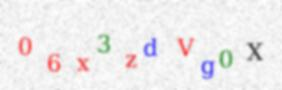
#> input picture Captchas_Solver/kaggle-captchas/06x3zdVg0X.jpg, 282 x 90 px; its folder holds only this picture in this run
$ jupyter execute captcha_preprocessing.ipynb
#> lines starting #> are read from the running program, lines starting #| are printed output that depends on the picture; after the words box and inside, x2 and y2 are one past the last pixel; in counts of white or black regions, pixels touching at a corner belong together
[cell 1]
import os
import os.path
import cv2
import glob
import imutils
import numpy as np

### Converting sequences of characters into single characters

[cell 2]
SIMPLE_CAPTCHA_FOLDER = 'generated_captcha_images'
SIMPLE_LETTERS_FOLDER = 'extracted_letter_images'
HARD_CAPTCHA_FOLDER = 'kaggle-captchas'
HARD_LETTERS_FOLDER = 'kaggle-letters'

[cell 3]
def simple_captcha_preprocess(input_folder, output_folder):
    # Get a list of all the captcha images we need to process
    captcha_image_files = glob.glob(os.path.join(input_folder, "*"))
    counts = {}

    # loop over the image paths
    for (i, captcha_image_file) in enumerate(captcha_image_files):
        print("[INFO] processing image {}/{}".format(i + 1, len(captcha_image_files)))

        # Since the filename contains the captcha text (i.e. "2A2X.png" has the text "2A2X"),
        # grab the base filename as the text
        filename = os.path.basename(captcha_image_file)
        captcha_correct_text = os.path.splitext(filename)[0]

        # Load the image and convert it to grayscale
        image = cv2.imread(captcha_image_file)
        gray = cv2.cvtColor(image, cv2.COLOR_BGR2GRAY)

        # Add some extra padding around the image
        gray = cv2.copyMakeBorder(gray, 8, 8, 8, 8, cv2.BORDER_REPLICATE)

        # threshold the image (convert it to pure black and white)
        thresh = cv2.threshold(gray, 0, 255, cv2.THRESH_BINARY_INV | cv2.THRESH_OTSU)[1]

        # find the contours (continuous blobs of pixels) the image
        contours = cv2.findContours(thresh.copy(), cv2.RETR_EXTERNAL, cv2.CHAIN_APPROX_SIMPLE)
        # Hack for compatibility with different OpenCV versions
        contours = contours[1] if imutils.is_cv3() else contours[0]

        letter_image_regions = []

        # Now we can loop through each of the four contours and extract the letter
        # inside of each one
        for contour in contours:
            # Get the rectangle that contains the contour
            (x, y, w, h) = cv2.boundingRect(contour)

            # Compare the width and height of the contour to detect letters that
            # are conjoined into one chunk
            if w / h > 1.25:
                # This contour is too wide to be a single letter!
                # Split it in half into two letter regions!
                half_width = int(w / 2)
                letter_image_regions.append((x, y, half_width, h))
                letter_image_regions.append((x + half_width, y, half_width, h))
            else:
                # This is a normal letter by itself
                letter_image_regions.append((x, y, w, h))

        # If we found more or less than 4 letters in the captcha, our letter extraction
        # didn't work correcly. Skip the image instead of saving bad training data!
        if len(letter_image_regions) != 4:
            continue

        # Sort the detected letter images based on the x coordinate to make sure
        # we are processing them from left-to-right so we match the right image
        # with the right letter
        letter_image_regions = sorted(letter_image_regions, key=lambda x: x[0])

        # Save out each letter as a single image
        for letter_bounding_box, letter_text in zip(letter_image_regions, captcha_correct_text):
            # Grab the coordinates of the letter in the image
            x, y, w, h = letter_bounding_box

            # Extract the letter from the original image with a 2-pixel margin around the edge
            letter_image = gray[y - 2:y + h + 2, x - 2:x + w + 2]

            # Get the folder to save the image in
            save_path = os.path.join(output_folder, letter_text)

            # if the output directory does not exist, create it
            if not os.path.exists(save_path):
                os.makedirs(save_path)

            # write the letter image to a file
            count = counts.get(letter_text, 1)
            p = os.path.join(save_path, "{}.png".format(str(count).zfill(6)))
            cv2.imwrite(p, letter_image)

            # increment the count for the current key
            counts[letter_text] = count + 1

[cell 4]
simple_captcha_preprocess(SIMPLE_CAPTCHA_FOLDER, SIMPLE_LETTERS_FOLDER)

[cell 5]
def captcha_kaggle_preprocess(input_folder, output_folder):
    # Get a list of all the captcha images we need to process
#> called with input_folder = 'kaggle-captchas', output_folder = 'kaggle-letters'
    captcha_image_files = glob.glob(os.path.join(input_folder, "*"))
    counts = {}

    for (i, captcha_image_file) in enumerate(captcha_image_files):
        print(f"INFO: processing image {i+1}/{len(captcha_image_files)}")

        # Extract name of the file since it contains the captcha characters
        filename = os.path.basename(captcha_image_file)
        captcha_characters = os.path.splitext(filename)[0]

        img = cv2.imread(os.path.join(input_folder, filename))
#> img is the input picture: shape (90, 282, 3); mean B, G, R 237, 236.2, 238.6

        # convert image to gray
        img_gray = cv2.cvtColor(img, cv2.COLOR_RGB2GRAY)
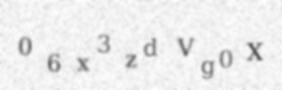
#> img_gray: shape (90, 282); min 92, max 255, mean 236.7

        # threshold the image with a costum mask because it is the best way to process this specific images
        lower = np.array([220,220,220])
        upper = np.array([255,255,255])
        my_mask = cv2.inRange(img, lower, upper)
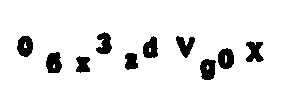
#> my_mask: shape (90, 282); 90.8% white; 10 black regions, largest, box (x1, y1, x2, y2) and area: (46, 52, 62, 73) 262, (200, 59, 216, 80) 262, (218, 48, 234, 69) 260
        thresh = cv2.threshold(my_mask, 0, 255,cv2.THRESH_BINARY_INV | cv2.THRESH_OTSU)[1]
#> thresh: shape (90, 282); 9.2% white; 10 white regions

        # find letters contours
        img_contours = cv2.findContours(thresh, cv2.RETR_EXTERNAL, cv2.CHAIN_APPROX_NONE)
#> img_contours = 10 contours; largest, box (x1, y1, x2, y2) and area: (218, 48, 234, 69) 246, (200, 59, 216, 80) 242, (17, 36, 33, 57) 240, (46, 52, 62, 73) 240, (143, 36, 158, 58) 217
        img_contours = img_contours[1] if imutils.is_cv3() else img_contours[0]

        letter_image_regions =[]

        # loop through contours and extract letter inside of each one
        for contour in img_contours:
            area = cv2.contourArea(contour)
            if area < 90:
                continue

            # get the rectangle that contains the contour
            (x, y, w, h) = cv2.boundingRect(contour)

            # When a contour is including more than one letter
            if (((w / h) > 1.35) and (w > 22)) or (h > 28):
                half_width =  int(w / 2)
                letter_image_regions.append((x, y, half_width, h))
                letter_image_regions.append((x + half_width, y, half_width, h))
            else:
                letter_image_regions.append((x, y, w, h))
#> this loop made 10 passes
#> (area, x, y, w, h) on passes 1 to 10: (241.5, 200, 59, 16, 21), (153, 76, 56, 14, 17), (154, 125, 53, 13, 17), (239.5, 46, 52, 16, 21), (246.5, 218, 48, 16, 21), (209.5, 246, 41, 18, 21), (194, 176, 36, 19, 22), (217, 143, 36, 15, 22), (240.5, 17, 36, 16, 21), (197.5, 96, 32, 16, 22)
#> after the loop, letter_image_regions = [(200, 59, 16, 21), (76, 56, 14, 17), (125, 53, 13, 17), (46, 52, 16, 21), (218, 48, 16, 21), (246, 41, 18, 21), (176, 36, 19, 22), (143, 36, 15, 22), (17, 36, 16, 21), (96, 32, 16, 22)]


        # if we did not found 10 letters then letter extraction did not work and we skip it
        if len(letter_image_regions) != 10:
            continue

        # sort regions from left to right
        letter_image_regions = sorted(letter_image_regions, key = lambda x: x[0])
#> letter_image_regions = [(17, 36, 16, 21), (46, 52, 16, 21), (76, 56, 14, 17), (96, 32, 16, 22), (125, 53, 13, 17), (143, 36, 15, 22), (176, 36, 19, 22), (200, 59, 16, 21), (218, 48, 16, 21), (246, 41, 18, 21)]

        # save each letter on a separate image
        for region, letter in zip(letter_image_regions, captcha_characters):
            x, y, w, h = region

            # extract the letter from the original image with a 2 pixels margin around the edges
            letter_image  = img_gray[y-2 : y+h+2, x-2 : x+w+2]

            rect = cv2.rectangle(img_gray, (x-2, y-2), (x + w+2, y + h+2), (0, 255, 0), 2)

            # save letter
            save_path = os.path.join(output_folder, letter)

            # if the output directory does not exist, create it
            if not os.path.exists(save_path):
                os.makedirs(save_path)

            # for numeration of images
            count = counts.get(letter, 1)

            p = os.path.join(save_path, "{}.png".format(str(count).zfill(6)))
            t = cv2.imwrite(p, letter_image)

            # update number of times each character was seen
            counts[letter] = count + 1
#> this loop made 10 passes
#> (letter, x, y, w, h, count) on passes 1 to 10: ('0', 17, 36, 16, 21, 1), ('6', 46, 52, 16, 21, 1), ('x', 76, 56, 14, 17, 1), ('3', 96, 32, 16, 22, 1), ('z', 125, 53, 13, 17, 1), ('d', 143, 36, 15, 22, 1), ('V', 176, 36, 19, 22, 1), ('g', 200, 59, 16, 21, 1), ('0', 218, 48, 16, 21, 2), ('X', 246, 41, 18, 21, 1)
#> pass 1, in captcha_kaggle_preprocess, `letter_image  = img_gray[y-2 : y+h+2, x-2 : x+w+2]`:
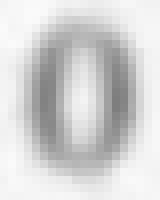
#> letter_image: shape (25, 20) (shown 8 times larger); min 126, max 250, mean 211.4
#> pass 1, in captcha_kaggle_preprocess, `t = cv2.imwrite(p, letter_image)`:
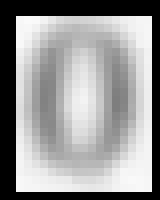
#> saved as 000001.png: shape (25, 20) (shown 8 times larger); min 0, max 250, mean 150.1
#> pass 2, in captcha_kaggle_preprocess, `letter_image  = img_gray[y-2 : y+h+2, x-2 : x+w+2]`:
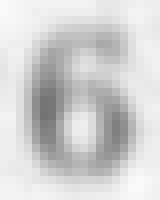
#> letter_image: shape (25, 20) (shown 8 times larger); min 114, max 249, mean 209.3
#> after the loop:
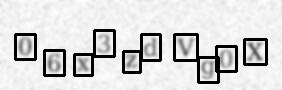
#> img_gray: shape (90, 282); 10.09% of pixels changed, all inside (x1, y1, x2, y2) = (14, 29, 268, 84)
#> after the loop, counts = 9 items

$ run again, on Captchas_Solver/kaggle-captchas/1jeOg12zLn.jpg
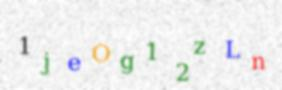
#> input picture Captchas_Solver/kaggle-captchas/1jeOg12zLn.jpg, 282 x 90 px
#> in captcha_kaggle_preprocess, img is the input picture: shape (90, 282, 3); mean B, G, R 237.5, 238.4, 237.9
#> in captcha_kaggle_preprocess, `my_mask = cv2.inRange(img, lower, upper)`:
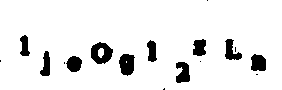
#> my_mask: shape (90, 282); 91.8% white; 17 black regions (7 under 20 px), largest, box (x1, y1, x2, y2) and area: (91, 42, 113, 64) 317, (119, 54, 135, 76) 270, (176, 62, 190, 83) 222
#> thresh: shape (90, 282); 8.2% white; 17 white regions (7 under 20 px)
#> img_contours = 17 contours, 7 with area under 20; largest, box (x1, y1, x2, y2) and area: (91, 42, 113, 64) 334, (119, 54, 135, 76) 243, (251, 54, 266, 71) 192, (176, 62, 190, 83) 188, (66, 56, 82, 72) 169
#> the loop in captcha_kaggle_preprocess, `for contour in img_contours:` made 17 passes
#> (area, x, y, w, h) on passes 3, 7, 8, 9, 10, 12, 13, 14: (188.5, 176, 62, 14, 21), (169, 66, 56, 16, 16), (192, 251, 54, 15, 17), (243, 119, 54, 16, 22), (135.5, 40, 51, 10, 25), (334.5, 91, 42, 22, 22), (132.5, 147, 40, 10, 22), (162.5, 225, 39, 17, 21)
#> after the loop in captcha_kaggle_preprocess, `for contour in img_contours:`: letter_image_regions = [(176, 62, 14, 21), (66, 56, 16, 16), (251, 54, 15, 17), (119, 54, 16, 22), (40, 51, 10, 25), (91, 42, 22, 22), (147, 40, 10, 22), (225, 39, 17, 21), (193, 39, 13, 17), (20, 35, 10, 21)]
#> in captcha_kaggle_preprocess, `letter_image_regions = sorted(letter_image_regions, key = lambda x: x[..`: letter_image_regions = [(20, 35, 10, 21), (40, 51, 10, 25), (66, 56, 16, 16), (91, 42, 22, 22), (119, 54, 16, 22), (147, 40, 10, 22), (176, 62, 14, 21), (193, 39, 13, 17), (225, 39, 17, 21), (251, 54, 15, 17)]
#> the loop in captcha_kaggle_preprocess, `for region, letter in zip(letter_image_regions, captcha_characters):` made 10 passes
#> (letter, x, y, w, h, count) on passes 1 to 8: ('1', 20, 35, 10, 21, 1), ('j', 40, 51, 10, 25, 1), ('e', 66, 56, 16, 16, 1), ('O', 91, 42, 22, 22, 1), ('g', 119, 54, 16, 22, 1), ('1', 147, 40, 10, 22, 2), ('2', 176, 62, 14, 21, 1), ('z', 193, 39, 13, 17, 1)
#> after the loop in captcha_kaggle_preprocess, `for region, letter in zip(letter_image_regions, captcha_characters):`:
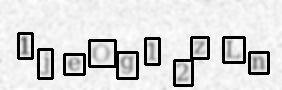
#> img_gray: shape (90, 282); min 0, max 255, mean 214.2
#> after the loop in captcha_kaggle_preprocess, `for region, letter in zip(letter_image_regions, captcha_characters):`: counts = 9 items

$ run again, on Captchas_Solver/kaggle-captchas/28jXCko2cm.jpg
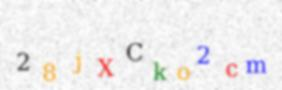
#> input picture Captchas_Solver/kaggle-captchas/28jXCko2cm.jpg, 282 x 90 px
#> in captcha_kaggle_preprocess, img is the input picture: shape (90, 282, 3); mean B, G, R 237.3, 237.3, 238.8
#> in captcha_kaggle_preprocess, `my_mask = cv2.inRange(img, lower, upper)`:
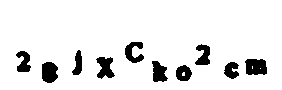
#> my_mask: shape (90, 282); 91.1% white; 10 black regions, largest, box (x1, y1, x2, y2) and area: (245, 59, 267, 75) 307, (42, 62, 58, 83) 280, (96, 57, 115, 79) 264
#> thresh: shape (90, 282); 8.9% white; 10 white regions
#> img_contours = 10 contours; largest, box (x1, y1, x2, y2) and area: (245, 59, 267, 75) 278, (42, 62, 58, 83) 252, (96, 57, 115, 79) 228, (152, 61, 168, 82) 204, (125, 42, 144, 63) 191
#> the loop in captcha_kaggle_preprocess, `for contour in img_contours:` made 10 passes
#> (area, x, y, w, h) on passes 1 to 8: (177, 176, 65, 16, 16), (149, 224, 62, 15, 17), (251.5, 42, 62, 16, 21), (204, 152, 61, 16, 21), (278, 245, 59, 22, 16), (228.5, 96, 57, 19, 22), (172.5, 16, 51, 15, 21), (130, 72, 50, 10, 25)
#> after the loop in captcha_kaggle_preprocess, `for contour in img_contours:`: letter_image_regions = [(176, 65, 16, 16), (224, 62, 15, 17), (42, 62, 16, 21), (152, 61, 16, 21), (245, 59, 22, 16), (96, 57, 19, 22), (16, 51, 15, 21), (72, 50, 10, 25), (195, 44, 15, 21), (125, 42, 19, 21)]
#> in captcha_kaggle_preprocess, `letter_image_regions = sorted(letter_image_regions, key = lambda x: x[..`: letter_image_regions = [(16, 51, 15, 21), (42, 62, 16, 21), (72, 50, 10, 25), (96, 57, 19, 22), (125, 42, 19, 21), (152, 61, 16, 21), (176, 65, 16, 16), (195, 44, 15, 21), (224, 62, 15, 17), (245, 59, 22, 16)]
#> the loop in captcha_kaggle_preprocess, `for region, letter in zip(letter_image_regions, captcha_characters):` made 10 passes
#> (letter, x, y, w, h, count) on passes 1 to 8: ('2', 16, 51, 15, 21, 1), ('8', 42, 62, 16, 21, 1), ('j', 72, 50, 10, 25, 1), ('X', 96, 57, 19, 22, 1), ('C', 125, 42, 19, 21, 1), ('k', 152, 61, 16, 21, 1), ('o', 176, 65, 16, 16, 1), ('2', 195, 44, 15, 21, 2)
#> after the loop in captcha_kaggle_preprocess, `for region, letter in zip(letter_image_regions, captcha_characters):`:
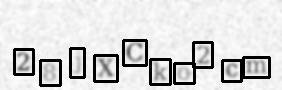
#> img_gray: shape (90, 282); min 0, max 255, mean 212.9
#> after the loop in captcha_kaggle_preprocess, `for region, letter in zip(letter_image_regions, captcha_characters):`: counts = 9 items

$ run again, on Captchas_Solver/kaggle-captchas/0F82yEqe46.jpg
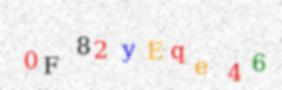
#> input picture Captchas_Solver/kaggle-captchas/0F82yEqe46.jpg, 282 x 90 px
#> in captcha_kaggle_preprocess, img is the input picture: shape (90, 282, 3); mean B, G, R 236.4, 237.1, 239.7
#> in captcha_kaggle_preprocess, `my_mask = cv2.inRange(img, lower, upper)`:
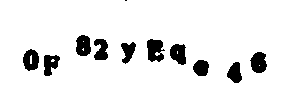
#> my_mask: shape (90, 282); 90.5% white; 11 black regions (1 under 20 px), largest, box (x1, y1, x2, y2) and area: (147, 39, 165, 62) 302, (250, 52, 267, 73) 269, (76, 35, 91, 56) 256
#> thresh: shape (90, 282); 9.5% white; 11 white regions (1 under 20 px)
#> img_contours = 11 contours, 1 with area under 20; largest, box (x1, y1, x2, y2) and area: (147, 39, 165, 62) 280, (23, 49, 39, 71) 244, (250, 52, 267, 73) 242, (76, 35, 91, 56) 233, (170, 44, 186, 65) 229
#> the loop in captcha_kaggle_preprocess, `for contour in img_contours:` made 11 passes
#> (area, x, y, w, h) on passes 1 to 8: (190.5, 227, 62, 15, 21), (180, 193, 60, 16, 16), (204.5, 44, 55, 16, 21), (242, 250, 52, 17, 21), (244, 23, 49, 16, 22), (229, 170, 44, 16, 21), (167.5, 121, 42, 15, 22), (279.5, 147, 39, 18, 23)
#> after the loop in captcha_kaggle_preprocess, `for contour in img_contours:`: letter_image_regions = [(227, 62, 15, 21), (193, 60, 16, 16), (44, 55, 16, 21), (250, 52, 17, 21), (23, 49, 16, 22), (170, 44, 16, 21), (121, 42, 15, 22), (147, 39, 18, 23), (94, 39, 14, 21), (76, 35, 15, 21)]
#> in captcha_kaggle_preprocess, `letter_image_regions = sorted(letter_image_regions, key = lambda x: x[..`: letter_image_regions = [(23, 49, 16, 22), (44, 55, 16, 21), (76, 35, 15, 21), (94, 39, 14, 21), (121, 42, 15, 22), (147, 39, 18, 23), (170, 44, 16, 21), (193, 60, 16, 16), (227, 62, 15, 21), (250, 52, 17, 21)]
#> the loop in captcha_kaggle_preprocess, `for region, letter in zip(letter_image_regions, captcha_characters):` made 10 passes
#> (letter, x, y, w, h) on passes 1 to 8: ('0', 23, 49, 16, 22), ('F', 44, 55, 16, 21), ('8', 76, 35, 15, 21), ('2', 94, 39, 14, 21), ('y', 121, 42, 15, 22), ('E', 147, 39, 18, 23), ('q', 170, 44, 16, 21), ('e', 193, 60, 16, 16)
#> after the loop in captcha_kaggle_preprocess, `for region, letter in zip(letter_image_regions, captcha_characters):`:
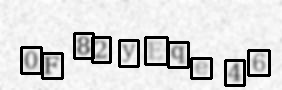
#> img_gray: shape (90, 282); min 0, max 255, mean 213.4
#> after the loop in captcha_kaggle_preprocess, `for region, letter in zip(letter_image_regions, captcha_characters):`: counts = 10 items
